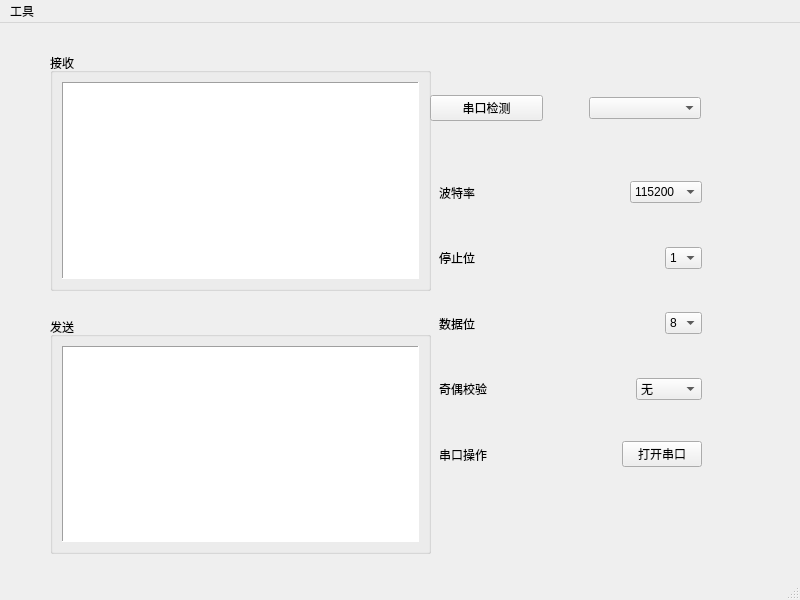
<?xml version="1.0" encoding="UTF-8"?>
<ui version="4.0">
 <class>MainWindow</class>
 <widget class="QMainWindow" name="MainWindow">
  <property name="geometry">
   <rect>
    <x>0</x>
    <y>0</y>
    <width>800</width>
    <height>600</height>
   </rect>
  </property>
  <property name="windowTitle">
   <string>MainWindow</string>
  </property>
  <widget class="QWidget" name="centralwidget">
   <widget class="QWidget" name="widget" native="true">
    <property name="geometry">
     <rect>
      <x>50</x>
      <y>30</y>
      <width>381</width>
      <height>501</height>
     </rect>
    </property>
    <layout class="QVBoxLayout" name="verticalLayout">
     <item>
      <widget class="QGroupBox" name="groupBox">
       <property name="title">
        <string>接收</string>
       </property>
       <layout class="QHBoxLayout" name="horizontalLayout_8">
        <item>
         <widget class="QTextEdit" name="textEdit">
          <property name="frameShape">
           <enum>QFrame::Panel</enum>
          </property>
         </widget>
        </item>
       </layout>
      </widget>
     </item>
     <item>
      <spacer name="verticalSpacer">
       <property name="orientation">
        <enum>Qt::Vertical</enum>
       </property>
       <property name="sizeType">
        <enum>QSizePolicy::Fixed</enum>
       </property>
       <property name="sizeHint" stdset="0">
        <size>
         <width>20</width>
         <height>20</height>
        </size>
       </property>
      </spacer>
     </item>
     <item>
      <widget class="QGroupBox" name="groupBox_2">
       <property name="title">
        <string>发送</string>
       </property>
       <layout class="QHBoxLayout" name="horizontalLayout_9">
        <item>
         <widget class="QTextEdit" name="textEdit_2">
          <property name="frameShape">
           <enum>QFrame::Panel</enum>
          </property>
         </widget>
        </item>
       </layout>
      </widget>
     </item>
    </layout>
   </widget>
   <widget class="QWidget" name="widget_2" native="true">
    <property name="geometry">
     <rect>
      <x>430</x>
      <y>40</y>
      <width>271</width>
      <height>91</height>
     </rect>
    </property>
    <layout class="QHBoxLayout" name="horizontalLayout">
     <item>
      <widget class="QPushButton" name="pushButton">
       <property name="text">
        <string>串口检测</string>
       </property>
      </widget>
     </item>
     <item>
      <spacer name="horizontalSpacer">
       <property name="orientation">
        <enum>Qt::Horizontal</enum>
       </property>
       <property name="sizeType">
        <enum>QSizePolicy::Preferred</enum>
       </property>
       <property name="sizeHint" stdset="0">
        <size>
         <width>40</width>
         <height>20</height>
        </size>
       </property>
      </spacer>
     </item>
     <item>
      <widget class="QComboBox" name="comboBox"/>
     </item>
    </layout>
   </widget>
   <widget class="QWidget" name="widget_8" native="true">
    <property name="geometry">
     <rect>
      <x>430</x>
      <y>140</y>
      <width>281</width>
      <height>321</height>
     </rect>
    </property>
    <layout class="QVBoxLayout" name="verticalLayout_2">
     <item>
      <widget class="QWidget" name="widget_5" native="true">
       <layout class="QHBoxLayout" name="horizontalLayout_4">
        <item>
         <widget class="QLabel" name="label_4">
          <property name="text">
           <string>波特率</string>
          </property>
         </widget>
        </item>
        <item>
         <spacer name="horizontalSpacer_2">
          <property name="orientation">
           <enum>Qt::Horizontal</enum>
          </property>
          <property name="sizeHint" stdset="0">
           <size>
            <width>40</width>
            <height>20</height>
           </size>
          </property>
         </spacer>
        </item>
        <item>
         <widget class="QComboBox" name="comboBox_5">
          <item>
           <property name="text">
            <string>115200</string>
           </property>
          </item>
          <item>
           <property name="text">
            <string>9600</string>
           </property>
          </item>
          <item>
           <property name="text">
            <string>921600</string>
           </property>
          </item>
         </widget>
        </item>
       </layout>
      </widget>
     </item>
     <item>
      <widget class="QWidget" name="widget_6" native="true">
       <layout class="QHBoxLayout" name="horizontalLayout_5">
        <item>
         <widget class="QLabel" name="label_5">
          <property name="text">
           <string>停止位</string>
          </property>
         </widget>
        </item>
        <item>
         <spacer name="horizontalSpacer_3">
          <property name="orientation">
           <enum>Qt::Horizontal</enum>
          </property>
          <property name="sizeHint" stdset="0">
           <size>
            <width>40</width>
            <height>20</height>
           </size>
          </property>
         </spacer>
        </item>
        <item>
         <widget class="QComboBox" name="comboBox_6">
          <item>
           <property name="text">
            <string>1</string>
           </property>
          </item>
          <item>
           <property name="text">
            <string>2</string>
           </property>
          </item>
          <item>
           <property name="text">
            <string/>
           </property>
          </item>
         </widget>
        </item>
       </layout>
      </widget>
     </item>
     <item>
      <widget class="QWidget" name="widget_4" native="true">
       <layout class="QHBoxLayout" name="horizontalLayout_3">
        <item>
         <widget class="QLabel" name="label_2">
          <property name="text">
           <string>数据位</string>
          </property>
         </widget>
        </item>
        <item>
         <spacer name="horizontalSpacer_4">
          <property name="orientation">
           <enum>Qt::Horizontal</enum>
          </property>
          <property name="sizeHint" stdset="0">
           <size>
            <width>40</width>
            <height>20</height>
           </size>
          </property>
         </spacer>
        </item>
        <item>
         <widget class="QComboBox" name="comboBox_3">
          <item>
           <property name="text">
            <string>8</string>
           </property>
          </item>
          <item>
           <property name="text">
            <string>5</string>
           </property>
          </item>
          <item>
           <property name="text">
            <string>6</string>
           </property>
          </item>
          <item>
           <property name="text">
            <string>7</string>
           </property>
          </item>
         </widget>
        </item>
       </layout>
      </widget>
     </item>
     <item>
      <widget class="QWidget" name="widget_7" native="true">
       <layout class="QHBoxLayout" name="horizontalLayout_6">
        <item>
         <widget class="QLabel" name="label_6">
          <property name="text">
           <string>奇偶校验</string>
          </property>
         </widget>
        </item>
        <item>
         <spacer name="horizontalSpacer_5">
          <property name="orientation">
           <enum>Qt::Horizontal</enum>
          </property>
          <property name="sizeHint" stdset="0">
           <size>
            <width>40</width>
            <height>20</height>
           </size>
          </property>
         </spacer>
        </item>
        <item>
         <widget class="QComboBox" name="comboBox_7">
          <item>
           <property name="text">
            <string>无</string>
           </property>
          </item>
          <item>
           <property name="text">
            <string>奇校验</string>
           </property>
          </item>
          <item>
           <property name="text">
            <string>偶校验</string>
           </property>
          </item>
         </widget>
        </item>
       </layout>
      </widget>
     </item>
     <item>
      <widget class="QWidget" name="widget_3" native="true">
       <layout class="QHBoxLayout" name="horizontalLayout_2">
        <item>
         <widget class="QLabel" name="label">
          <property name="text">
           <string>串口操作</string>
          </property>
         </widget>
        </item>
        <item>
         <spacer name="horizontalSpacer_6">
          <property name="orientation">
           <enum>Qt::Horizontal</enum>
          </property>
          <property name="sizeHint" stdset="0">
           <size>
            <width>40</width>
            <height>20</height>
           </size>
          </property>
         </spacer>
        </item>
        <item>
         <widget class="QPushButton" name="pushButton_2">
          <property name="text">
           <string>打开串口</string>
          </property>
         </widget>
        </item>
       </layout>
      </widget>
     </item>
    </layout>
   </widget>
  </widget>
  <widget class="QMenuBar" name="menubar">
   <property name="geometry">
    <rect>
     <x>0</x>
     <y>0</y>
     <width>800</width>
     <height>28</height>
    </rect>
   </property>
   <widget class="QMenu" name="menu">
    <property name="title">
     <string>工具</string>
    </property>
    <addaction name="action"/>
   </widget>
   <addaction name="menu"/>
  </widget>
  <widget class="QStatusBar" name="statusbar"/>
  <action name="action">
   <property name="text">
    <string>波形图</string>
   </property>
  </action>
 </widget>
 <resources/>
 <connections/>
</ui>
